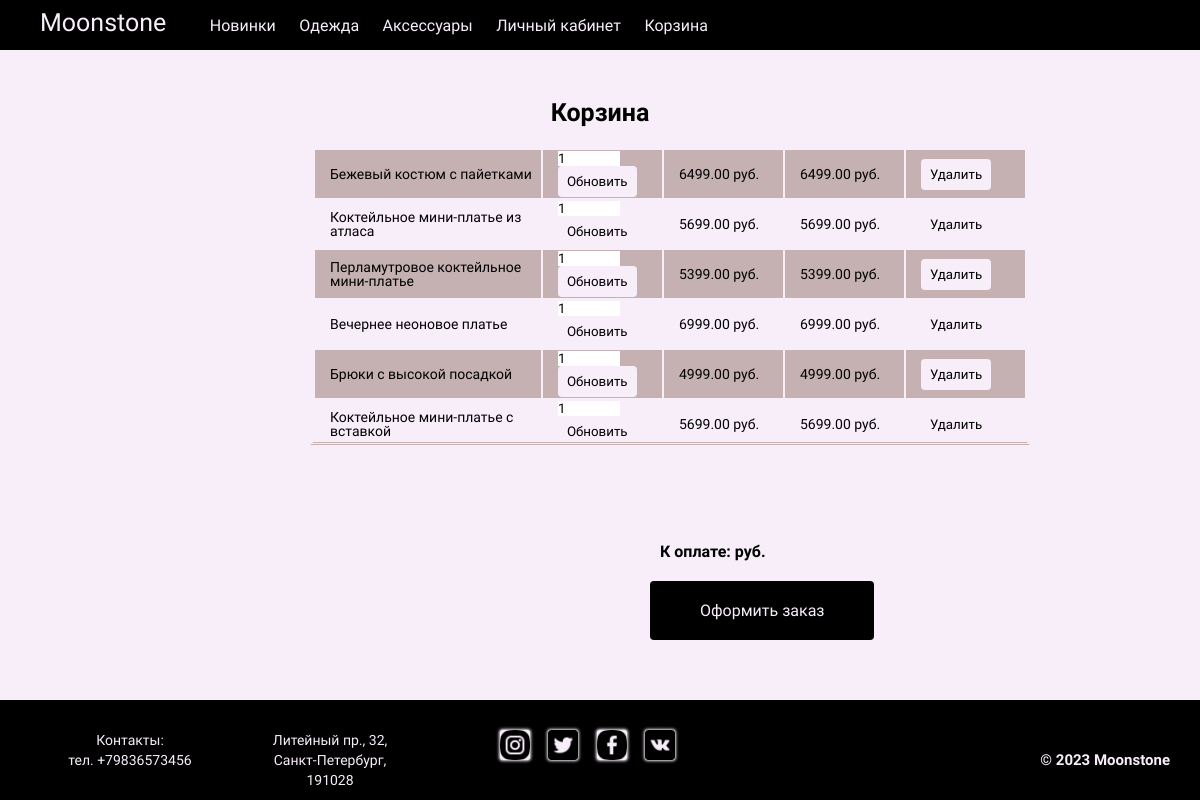
/cart/ (signed in), run on an earlier commit of the app's database.
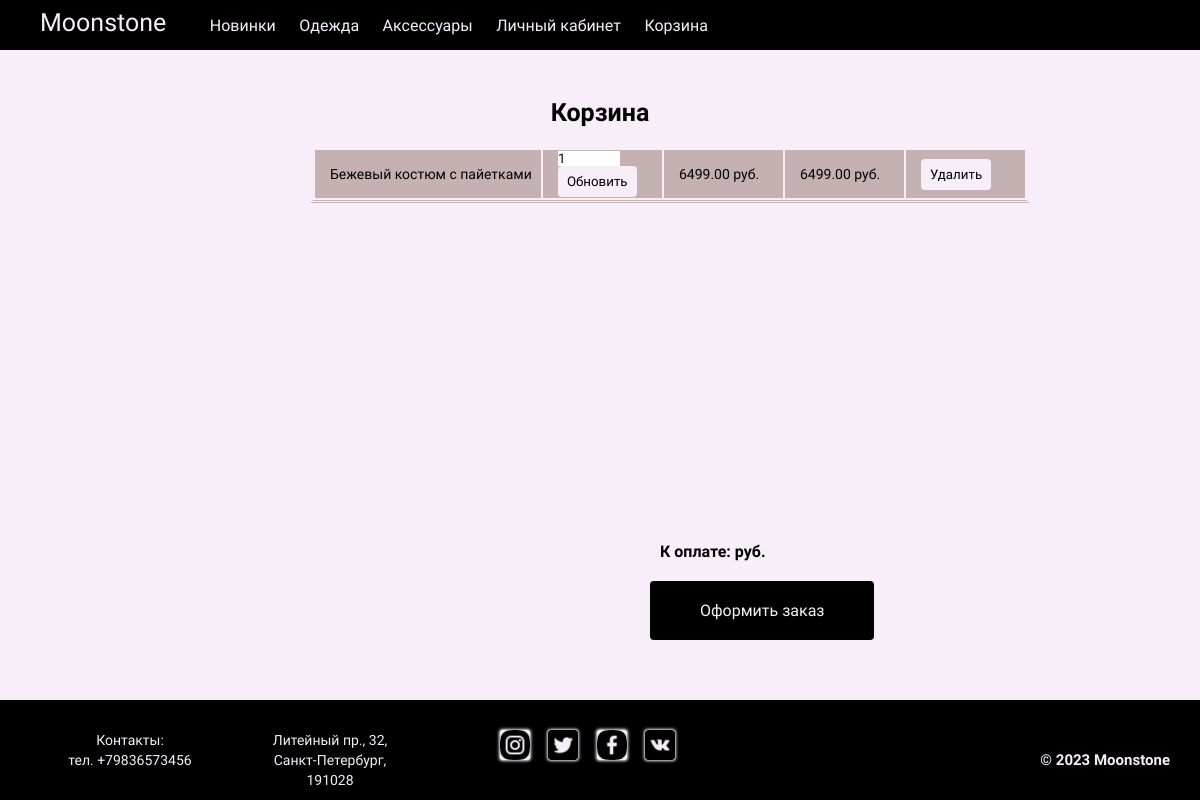
And on a later commit of the database.
### shop/models.py (models this page shows, shortened)
class Cart(models.Model):
    user = models.ForeignKey(User, on_delete=models.CASCADE)
    product = models.ForeignKey(Product, on_delete=models.CASCADE)
    quantity = models.IntegerField(default=1)
    created_at = models.DateTimeField(auto_now_add=True)
    def get_total_price(self):
        return self.product.price * self.quantity

class Product(models.Model):
    name = models.CharField(max_length=255)
    description = models.TextField()
    price = models.DecimalField(max_digits=10, decimal_places=2)
    image = models.ImageField(upload_to='product_images', storage=fs)

### shop/views.py (the view, shortened to what this page needs)
# urls.py: path('cart/', views.cart_detail, name='cart_detail'),
@login_required
def cart_detail(request):
    cart = Cart.objects.filter(user=request.user).all()
    context = {
        'cart': cart,
    }
    return render(request, 'shop/cart_detail.html', context)

### templates/shop/cart_detail.html (shortened to what this page needs)
{% extends 'shop/base.html' %}
{% load static %}
{% block content %}
<div class="cart__body">
  <h1>Корзина</h1>
  {% if cart %}
  <table>
    <tbody>
      {% for item in cart %}
      <tr>
        <td>{{ item.product.name }}</td>
        <td>
          <form method="POST" action="{% url 'shop:cart_detail' %}">
            <input type="number" name="quantity" value="{{ item.quantity }}" min="1" max="10" step="1">
            <button class="cart__update" type="submit">Обновить</button>
          </form>
        </td>
        <td>{{ item.product.price }} руб.</td>
        <td>{{ item.get_total_price }} руб.</td>
        <td>
          <form method="POST" action="{% url 'shop:cart_detail' %}">
            <button class="cart__delete" type="submit">Удалить</button>
          </form>
        </td>
      </tr>
      {% endfor %}
    </tbody>
  </table>
  <p class="cart__price">К оплате:   {{ cart.get_cart_total}} руб.</p>
  <form class="cart__checkout" method="post" action="{% url 'shop:checkout' %}">
    <button class="cart__checkout__button">Оформить заказ</button>
  </form>
  {% else %}
  <div class="button__cart">
    <p>В вашей корзине нет покупок</p>
    <button class="button__cart__get"> <a href="{% url 'shop:product_list_2' %}" class="btn btn-primary">Перейти к покупкам</a></button>
  </div>
  {% endif %}
</div>
{% endblock %}

What changed in the data, as far as the page shows it:
removed Cart: product.name "Коктейльное мини-платье из атласа", quantity "1", product.price "5699.00", get_total_price "5699.00"
removed Cart: product.name "Перламутровое коктейльное мини-платье", quantity "1", product.price "5399.00", get_total_price "5399.00"
removed Cart: product.name "Вечернее неоновое платье", quantity "1", product.price "6999.00", get_total_price "6999.00"
removed Cart: product.name "Брюки с высокой посадкой", quantity "1", product.price "4999.00", get_total_price "4999.00"
removed Cart: product.name "Коктейльное мини-платье с вставкой", quantity "1", product.price "5699.00", get_total_price "5699.00"
